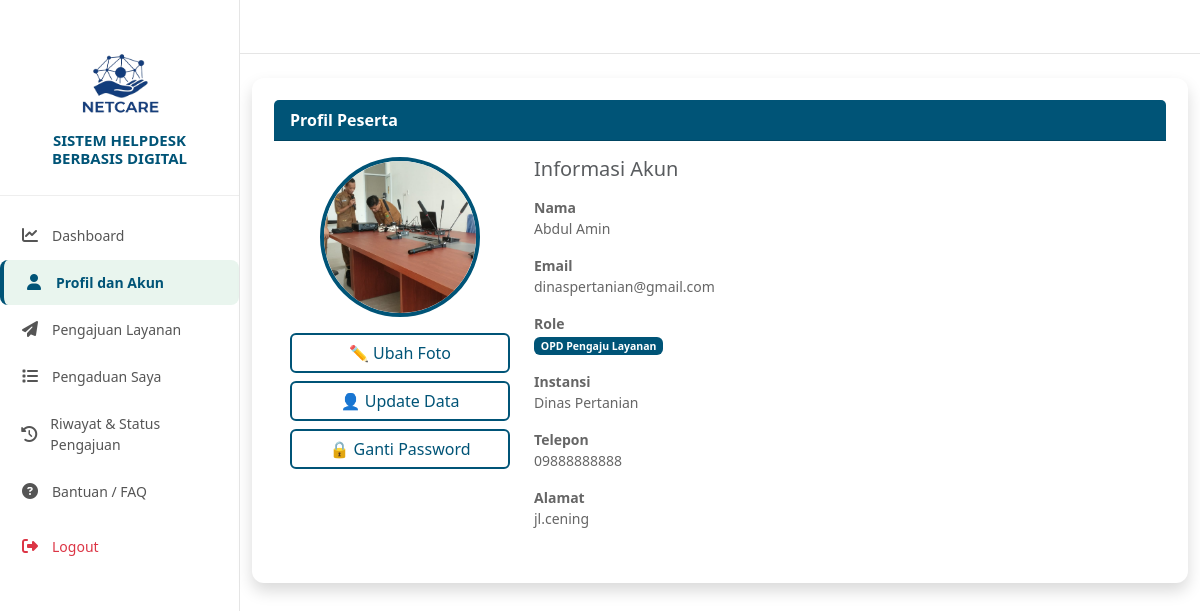
The page /opd/dashboard_opd.php?page=profil_akun (signed in) on the database its author committed.
### tables this page shows
CREATE TABLE `users` (
  `id` int(11) NOT NULL,
  `email` varchar(150) NOT NULL,
  `password` varchar(255) NOT NULL,
  `role` varchar(50) NOT NULL,
  `nama` varchar(150) DEFAULT NULL,
  `telepon` varchar(20) DEFAULT NULL,
  `alamat` text DEFAULT NULL,
  `images` varchar(255) DEFAULT 'default.png',
  `created_at` timestamp NOT NULL DEFAULT current_timestamp(),
  `nama_instansi` varchar(150) DEFAULT NULL,
  `status` enum('aktif','nonaktif') DEFAULT 'aktif',
  `created_by` varchar(50) DEFAULT 'admin_instansi'
);

### opd/modules/profil_akun.php (the view, shortened to what this page needs)
<?php
require_once __DIR__ . '/../../config.php';
$id = (int) $_SESSION['user_id'];
$stmt = $conn->prepare("
    SELECT id, nama, email, role, images, nama_instansi, telepon, alamat
    FROM users
    WHERE id = ?
");
$stmt->bind_param("i", $id);
$stmt->execute();
$user = $stmt->get_result()->fetch_assoc();
$mapRole = [
    'opd_pengaju_layanan' => 'OPD Pengaju Layanan',
    'admin' => 'Administrator'
];
$roleTampil = $mapRole[$user['role']] ?? ucwords(str_replace('_',' ',$user['role']));
$images = $user['images'] ?: 'default.png';
$fotoPath = "/netcare/uploads/profil/" . $images;
?>
<!DOCTYPE html>
<html lang="id">
<head>
<link href="https://cdn.jsdelivr.net/npm/bootstrap@5.3.2/dist/css/bootstrap.min.css" rel="stylesheet">
</head>
<body>
<div class="container my-4">
<div class="card shadow mb-4">
<div class="card-header fw-bold">Profil Peserta</div>
<div class="card-body d-flex gap-4">
<div style="width:220px;text-align:center;">
    <img src="<?= $fotoPath ?>"
         onerror="this.src='/netcare/uploads/profil/default.png'"
         class="profile-img">
    <button class="btn btn-main-outline w-100 mt-3" data-bs-toggle="collapse" data-bs-target="#ubah-foto">
        ✏️ Ubah Foto
    </button>
    <button class="btn btn-main-outline w-100 mt-2" data-bs-toggle="collapse" data-bs-target="#edit-profil">
        👤 Update Data
    </button>
    <button class="btn btn-main-outline w-100 mt-2" data-bs-toggle="collapse" data-bs-target="#ganti-password">
        🔒 Ganti Password
    </button>
</div>
<div class="flex-fill">
    <h5 class="text-muted mb-3">Informasi Akun</h5>
    <p><strong>Nama</strong><br><?= htmlspecialchars($user['nama']) ?></p>
    <p><strong>Email</strong><br><?= htmlspecialchars($user['email']) ?></p>
    <p><strong>Role</strong><br>
        <span class="badge badge-main"><?= $roleTampil ?></span>
    </p>
    <p><strong>Instansi</strong><br><?= htmlspecialchars($user['nama_instansi']) ?></p>
    <p><strong>Telepon</strong><br><?= htmlspecialchars($user['telepon']) ?></p>
    <p><strong>Alamat</strong><br><?= htmlspecialchars($user['alamat']) ?></p>
</div>
</div>
</div>
</div>
</body>
</html>

### css/dashboard.css (style rules this page uses)
* { margin: 0; padding: 0; box-sizing: border-box; }
body { font-family: "Segoe UI", Arial, sans-serif; display: flex; min-height: 100vh; background: #fff; color: #222; }
body { font-family: "Segoe UI", Arial, sans-serif; display: flex; min-height: 100vh; background: #f4f8f6; color: #222; }
.card { background: #ffffff; border-radius: 12px; padding: 22px; box-shadow: 0 4px 12px rgba(0,0,0,0.05); transition: 0.2s ease; }
.card p { font-size: 14px; color: #666; }

### opd/modules/profil_akun.php (style rules this page uses)
body { background:#f4f8f6; font-family:'Segoe UI',sans-serif; }
:root { --main:#005477; --main-dark:#003b4a; }
.card { border:none; border-radius:12px; }
.card-header { background:var(--main); color:#fff; }
.profile-img { width:160px; height:160px; border-radius:50%; object-fit:cover; border:4px solid var(--main); }
.btn-main-outline { border:2px solid var(--main); color:var(--main); }
.badge-main { background:var(--main); }

### rows shown on the page
users: images (picture), nama "Abdul Amin", email "dinaspertanian@gmail.com", role "OPD Pengaju Layanan", nama_instansi "Dinas Pertanian", telepon "09888888888", alamat "jl.cening"

### other values the page prints
$label "Dashboard"
$label "Profil dan Akun"
$label "Pengajuan Layanan"
$label "Pengaduan Saya"
$label "Riwayat & Status Pengajuan"
$label "Bantuan / FAQ"
